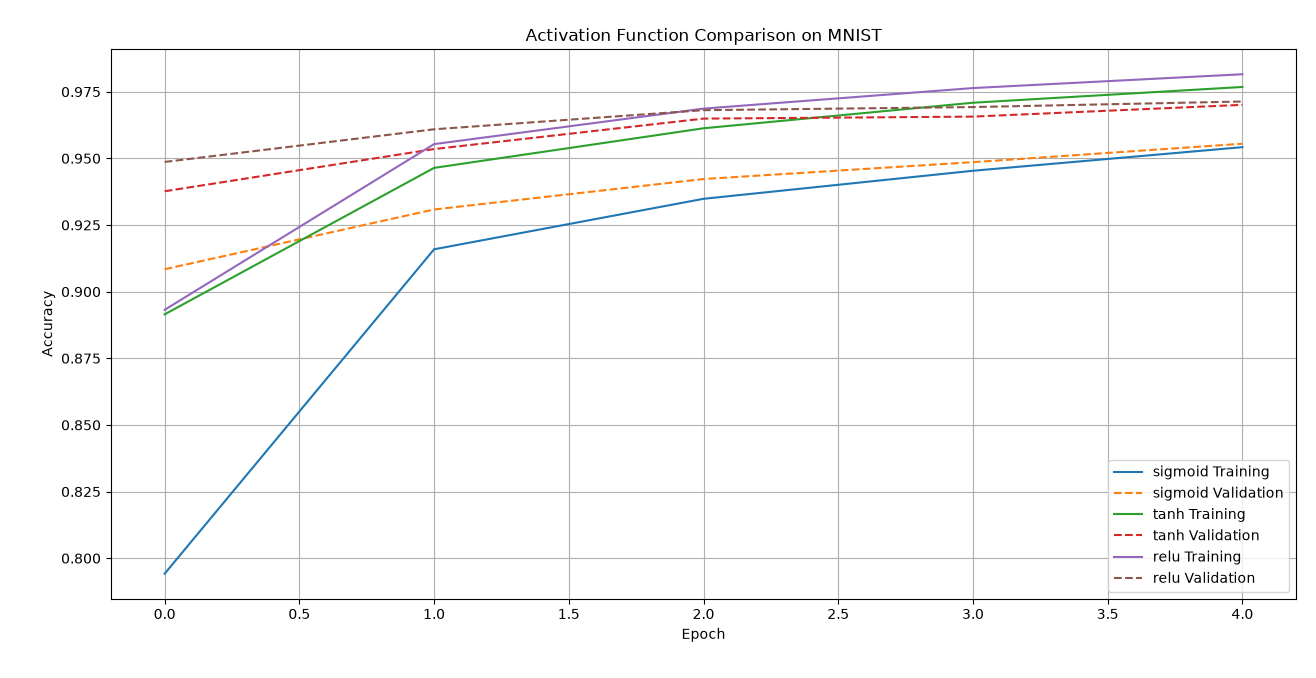

The Python source for this figure:

# Step 1: Import Libraries
import numpy as np
import matplotlib.pyplot as plt
import time

from tensorflow.keras.datasets import mnist
from tensorflow.keras.models import Sequential
from tensorflow.keras.layers import Dense, Input, Flatten
from tensorflow.keras.utils import to_categorical

# Step 2: Load Dataset
(X_train, y_train), (X_test, y_test) = mnist.load_data()

# Step 3: Preprocessing
X_train = X_train.astype("float32") / 255.0
X_test = X_test.astype("float32") / 255.0

y_train = to_categorical(y_train, 10)
y_test = to_categorical(y_test, 10)

# Step 4: Create Neural Network Model
def create_model(activation):

    model = Sequential([
        Input(shape=(28, 28)),
        Flatten(),
        Dense(128, activation=activation),
        Dense(64, activation=activation),
        Dense(10, activation="softmax")
    ])

    model.compile(
        optimizer="adam",
        loss="categorical_crossentropy",
        metrics=["accuracy"]
    )

    return model

# Step 5: Train Models with Different Activations.
activations = ["sigmoid", "tanh", "relu"]

results = {}
histories = {}

for act in activations:

    print(f"\nTraining with {act} activation")

    model = create_model(act)

    start = time.time()

    history = model.fit(
        X_train, y_train,
        epochs=5,
        batch_size=128,
        validation_split=0.2,
        verbose=1
    )

    training_time = time.time() - start

    loss, accuracy = model.evaluate(
        X_test, y_test, verbose=0
    )

    results[act] = {
        "accuracy": accuracy,
        "loss": loss,
        "time": training_time
    }

    histories[act] = history.history

# Step 6: Compare Test Accuracy and Training Time
print("\nFinal Comparison")
print("-" * 50)

print(f"{'Activation':<12}{'Accuracy':<15}{'Time (s)':<12}")

for act in activations:

    print(
        f"{act:<12}"
        f"{results[act]['accuracy']:.4f}"
        f"{'':<10}"
        f"{results[act]['time']:.2f}"
    )

# Step 7: Plot Training and Validation Accuracy.
plt.figure(figsize=(10, 5))

for act in activations:

    plt.plot(
        histories[act]["accuracy"],
        label=act + " Training"
    )

    plt.plot(
        histories[act]["val_accuracy"],
        linestyle="--",
        label=act + " Validation"
    )

plt.title("Activation Function Comparison on MNIST")
plt.xlabel("Epoch")
plt.ylabel("Accuracy")
plt.legend()
plt.grid(True)
plt.tight_layout()
plt.show()

# Step 8: Plot Test Accuracy Comparison
plt.figure(figsize=(7, 4))

accuracy_values = [
    results[act]["accuracy"] * 100 for act in activations
]

plt.bar(activations, accuracy_values)

plt.title("Test Accuracy for Different Activation Functions")
plt.xlabel("Activation Function")
plt.ylabel("Test Accuracy (%)")

plt.tight_layout()
plt.show()
